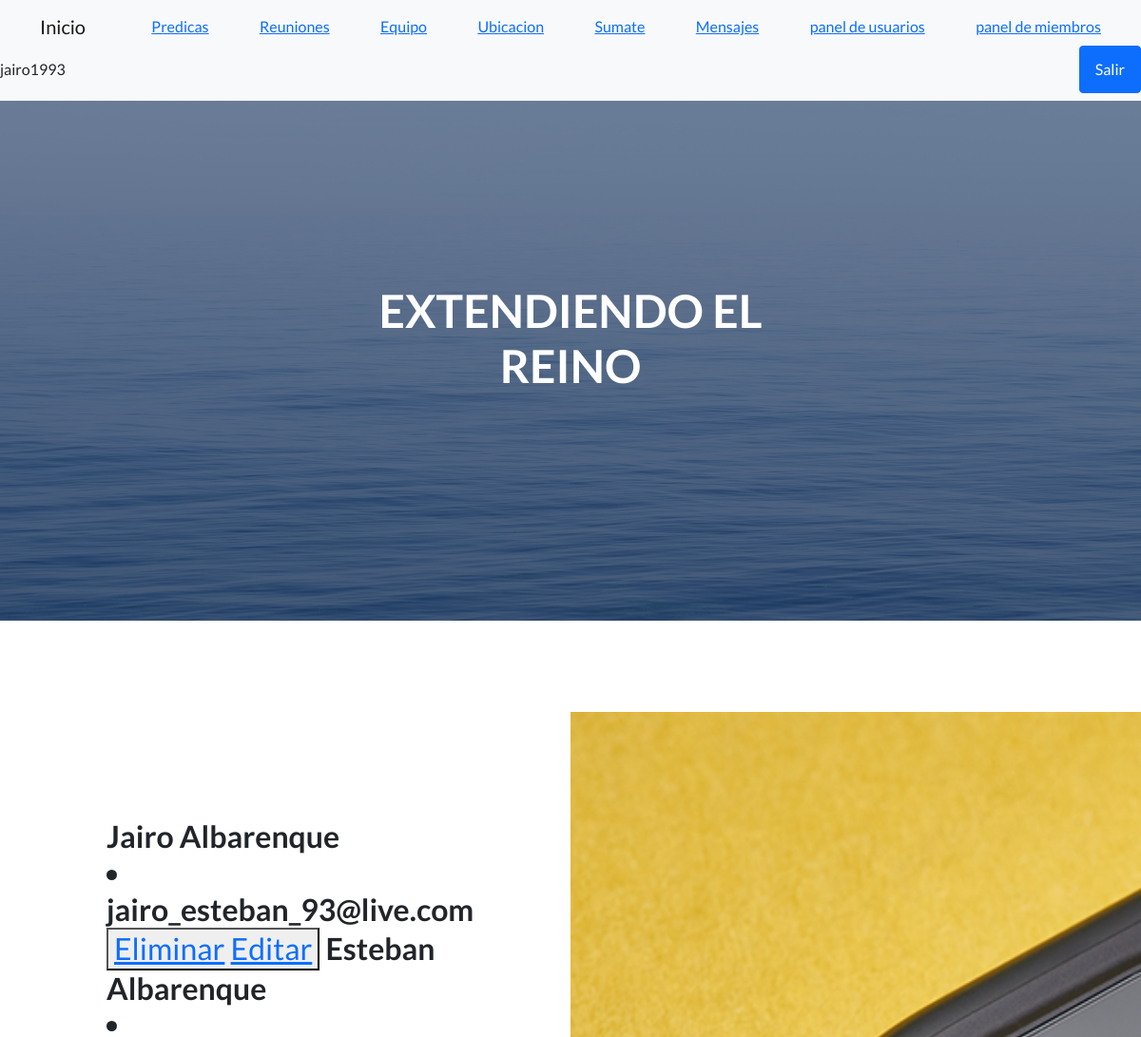
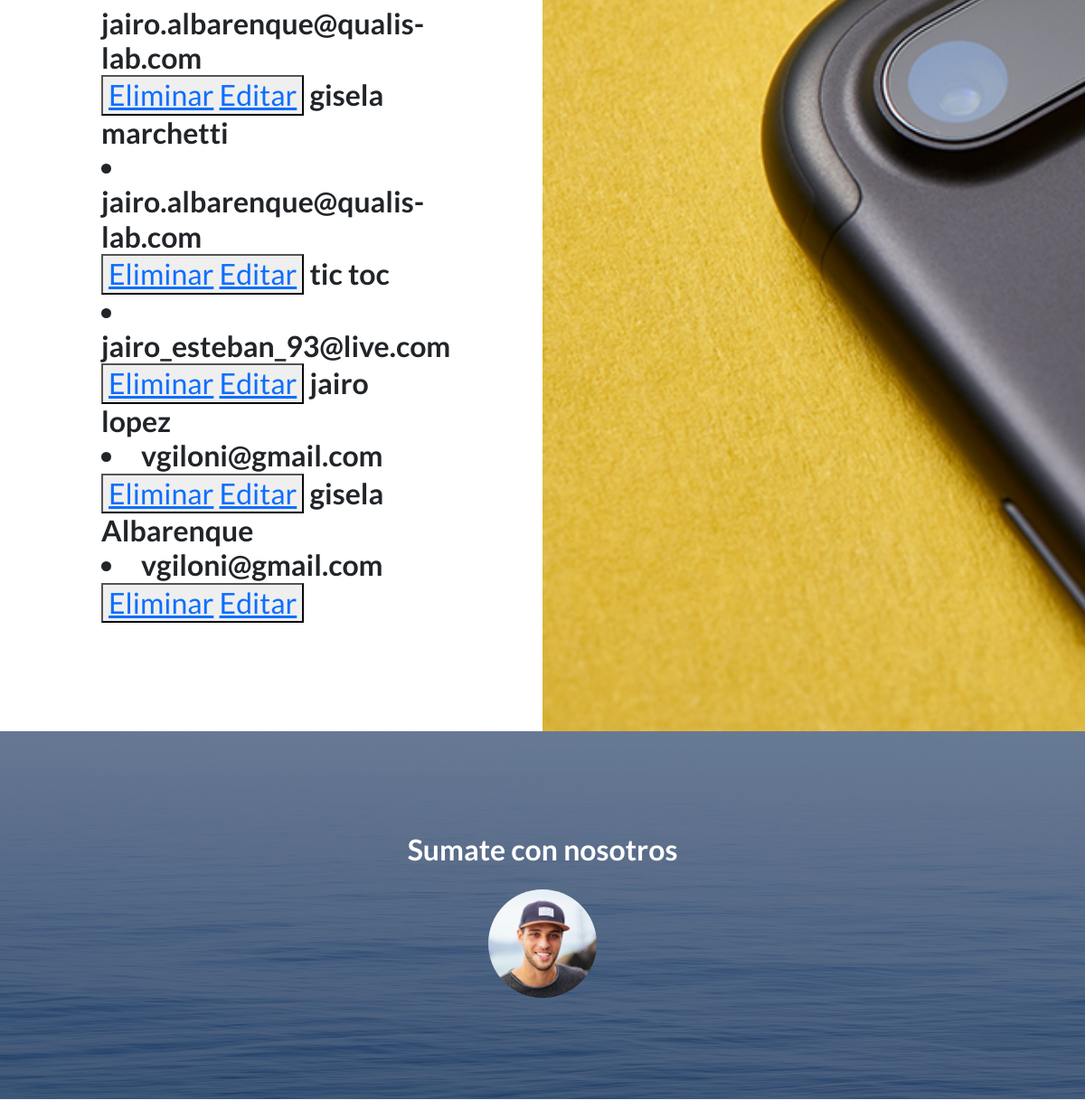
The app's page /leer-personas/ (signed in, upper part), older data (2 pictures, top to bottom).
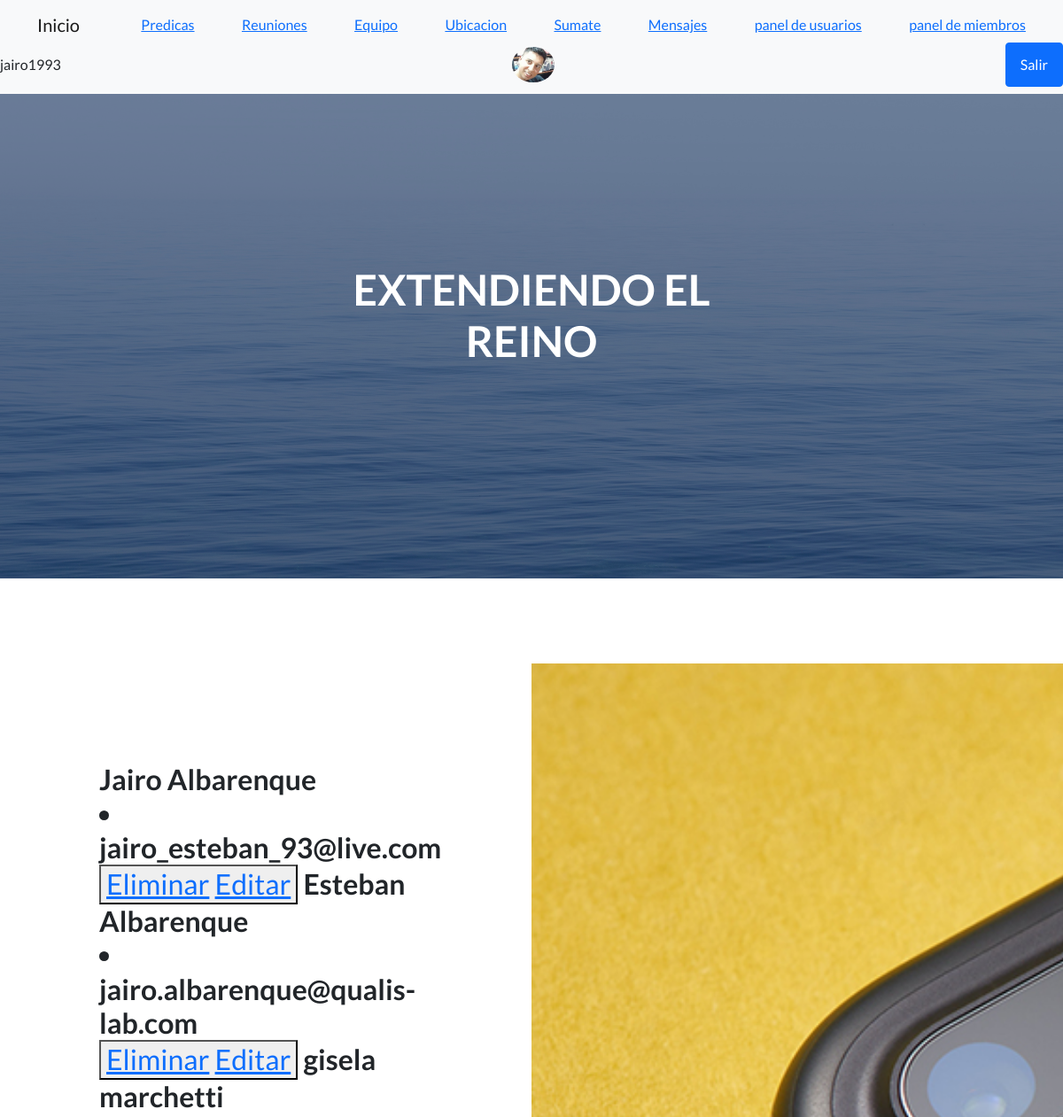
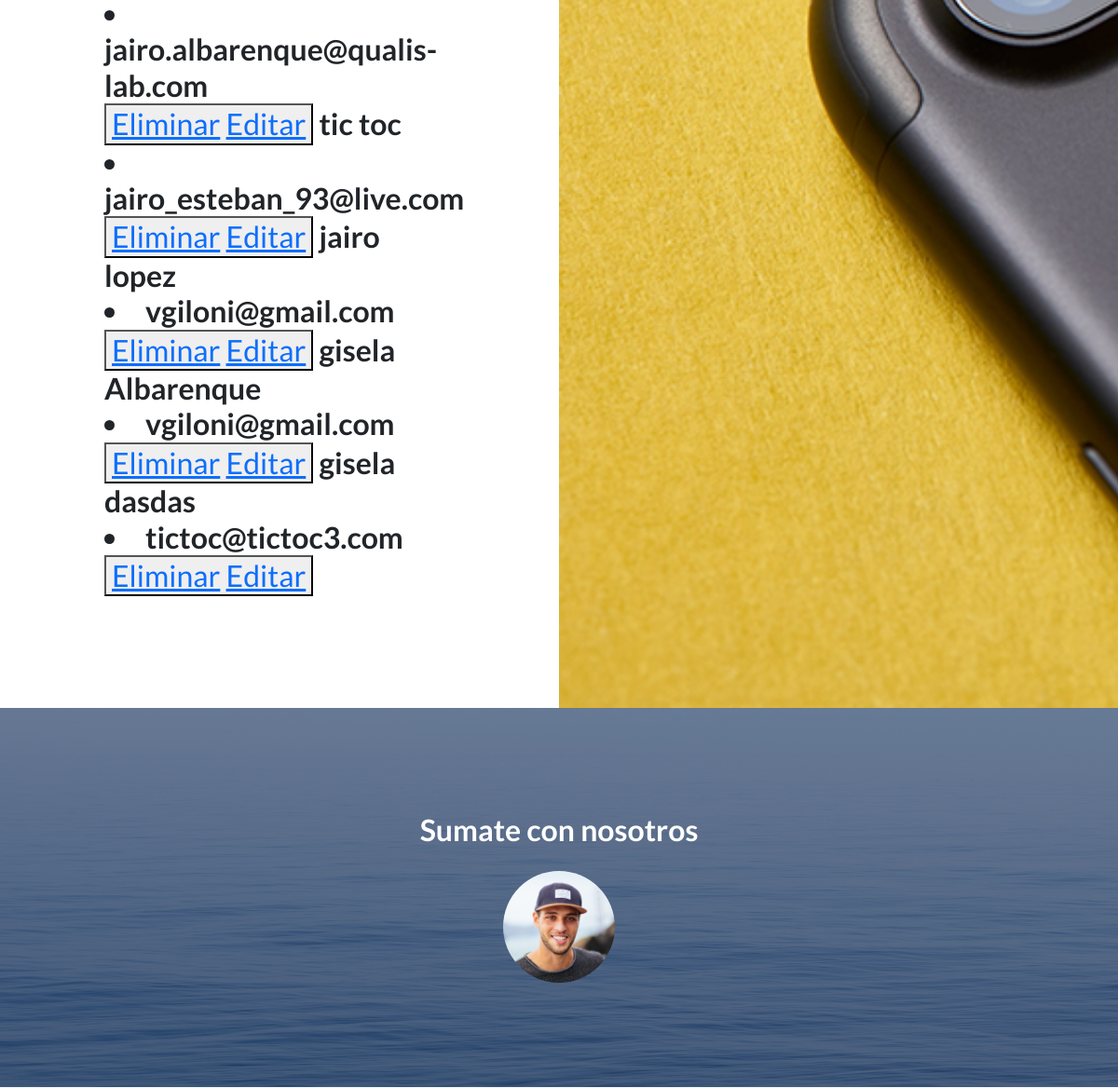
The same page, newer data (2 pictures, top to bottom).
### AppGeneral/models.py (models this page shows, shortened)
class Persona (models.Model):
    nombre=models.CharField(max_length=40)
    apellido=models.CharField(max_length=40)
    fecha_nacimiento=models.DateField()
    email=models.EmailField()
    def __str__(self) -> str:
        nombre=self.nombre
        apellido=self.apellido
        texto= nombre+" "+apellido
        return texto

class Avatar(models.Model):
    user= models.OneToOneField(User,on_delete=models.CASCADE)
    imagen = models.ImageField(upload_to="avatares",null=True,blank=True)

### AppGeneral/views.py (the view)
# urls.py: path("leer-personas/",views.leer_personas,name="leer-personas"),
@login_required
def leer_personas(request):
    personas=Persona.objects.all()
    contexto={"personas":personas}
    return render(request,"leer-personas.html",contexto)

### AppGeneral/Templates/leer-personas.html (shortened to what this page needs)
{% extends "padre.html" %}
{% load static %}
{% block image %}
<section class="showcase">
    <div class="container-fluid p-0">
        <div class="row g-0">
            <div class="col-lg-6 order-lg-2 text-white showcase-img" style="background-image: url('{% static "assets/img/bg-showcase-1.jpg" %}')"></div>
            <div class="col-lg-6 order-lg-1 my-auto showcase-text">
                <h2>{% for p in personas %}    {{p}}
                    <li>{{p.email}}</li>
                    <button>
                        <a href= "{% url 'eliminar-personas' p.email %}" >Eliminar</a>
                        <a href= "{% url 'editar-personas' p.email %}" >Editar</a>
                    </button>
                    {% endfor %}
                </h2>
            </div>
        </div>
{% endblock image %}

### AppGeneral/Templates/padre.html (shortened to what this page needs)
<!DOCTYPE html>
<html lang="en">
    <head>
        {% load static %}
        <link href="https://cdn.jsdelivr.net/npm/bootstrap-icons@1.5.0/font/bootstrap-icons.css" rel="stylesheet" type="text/css" />
        <link href='{% static "css/styles.css" %}'  rel="stylesheet" />
    </head>
    <body>
        <nav class="navbar navbar-light bg-light static-top">
            <div class="container">
                <a class="navbar-brand" href="/">Inicio</a>
                <a href="/equipo/">Predicas</a>
                <a href="/equipo/">Reuniones</a>
                <a href="/equipo/">Equipo</a>
                <a href="/equipo/">Ubicacion</a>
                <a href="/sumate/">Sumate</a>
                <a href="/equipo/">Mensajes</a>
                {% if user.is_authenticated %}
                <a href="/manejo-usuarios/">panel de usuarios</a>
                <a href="/leer-personas/">panel de miembros</a>
                </div>
                {{user.username}}
                <img src="{{ user.avatar.imagen.url }}" class="rounded-circle" height="40px" alt="">
                <a class="btn btn-primary" href="/logout/">Salir</a>
                {% else %}
                <a class="btn btn-primary" href="/login/">Ingresar administradores</a>
                {%endif%}
        </nav>
        <header class="masthead">
            <div class="container position-relative">
                <div class="row justify-content-center">
                    <div class="col-xl-6">
                        <div class="text-center text-white">
                            <h1 class="mb-5">EXTENDIENDO EL REINO</h1>
        </header>
<br>
<br>
<br>
<br>
{% block image %}
{% endblock image %}
        <section class="call-to-action text-white text-center" id="signup">
            <div class="container position-relative">
                <div class="row justify-content-center">
                    <div class="col-xl-6">
                        <h2 class="mb-4">Sumate con nosotros</h2>
                        <form class="form-subscribe" id="contactFormFooter" data-sb-form-api-token="API_TOKEN">
                            <div class="row">
                                <a href="/sumate/"><img class="rounded-circle " height="120px" src='{% static "assets/img/testimonials-2.jpg" %}'  alt=""  /> </a>
                            </div>
                        </form>
                    </div>
                </div>
            </div>
        </section>
    </body>
</html>

Row changes from the older to the newer data that the page shows:
added Persona: nombre+apellido "gisela dasdas", email "tictoc@tictoc3.com"
